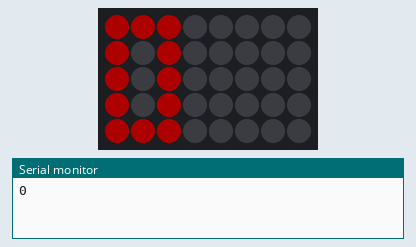
This sketch was run on a simulated Arduino Uno, built with avr-gcc and run on an emulated ATmega328P. Shown: 8×5 RGB LED matrix (first LED top left, wired row by row), the last lines printed to the serial monitor. Dim RGB values are drawn brighter than linear.

Above: at 0.1 s.
At 1.1 s:
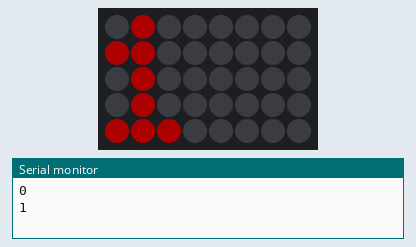
At 2.1 s:
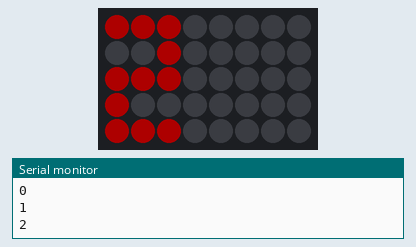
At 5.1 s:
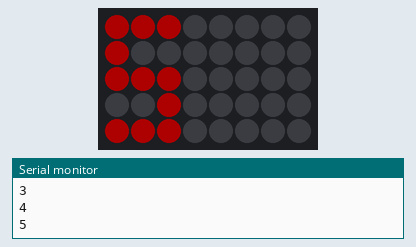
At 7.2 s:
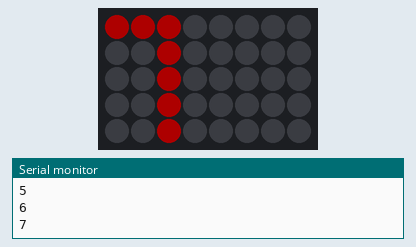
At 9.2 s:
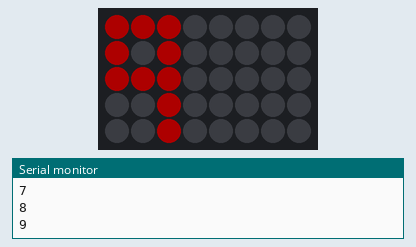

The sketch:

fontExploration_V3.ino
```cpp
//sketch to explore custom bitmap development
//counts 0 - 9 to test bitmap appearance
//requires the creation of bitmaps for each character
//put BitmapData.h text into another tab

//uses a switch case statement to display each bitmap
//using bitmap creation as explained at https://learn.adafruit.com/steampunk-cameo-necklace

//written for Arduino Uno and a NeoPixel Shield by David Crittenden 2/21

// MATRIX DECLARATION:
// Parameter 1 = width of NeoPixel matrix
// Parameter 2 = height of matrix
// Parameter 3 = pin number (most are valid)
// Parameter 4 = matrix layout flags, add together as needed:
//   NEO_MATRIX_TOP, NEO_MATRIX_BOTTOM, NEO_MATRIX_LEFT, NEO_MATRIX_RIGHT:
//     Position of the FIRST LED in the matrix; pick two, e.g.
//     NEO_MATRIX_TOP + NEO_MATRIX_LEFT for the top-left corner.
//   NEO_MATRIX_ROWS, NEO_MATRIX_COLUMNS: LEDs are arranged in horizontal
//     rows or in vertical columns, respectively; pick one or the other.
//   NEO_MATRIX_PROGRESSIVE, NEO_MATRIX_ZIGZAG: all rows/columns proceed
//     in the same order, or alternate lines reverse direction; pick one.
//   See example below for these values in action.
// Parameter 5 = pixel type flags, add together as needed:
//   NEO_KHZ800  800 KHz bitstream (most NeoPixel products w/WS2812 LEDs)
//   NEO_KHZ400  400 KHz (classic 'v1' (not v2) FLORA pixels, WS2811 drivers)
//   NEO_GRB     Pixels are wired for GRB bitstream (most NeoPixel products)
//   NEO_GRBW    Pixels are wired for GRBW bitstream (RGB+W NeoPixel products)
//   NEO_RGB     Pixels are wired for RGB bitstream (v1 FLORA pixels, not v2)

#include <Adafruit_GFX.h>//graphics library
#include <Adafruit_NeoMatrix.h>//matrix library
#include <Adafruit_NeoPixel.h>//NeoPixel library

#include "bitmapData.h"//stores bitmap data in other tab
#include <avr/pgmspace.h> //stores the bitmaps in program memory

int PIN = 6;//NeoPixels are on pin 6

//matrix for Noelle:
/*Adafruit_NeoMatrix matrix = Adafruit_NeoMatrix(17, 5, PIN,
                            NEO_MATRIX_TOP     + NEO_MATRIX_LEFT +
                            NEO_MATRIX_COLUMNS + NEO_MATRIX_ZIGZAG,
                            NEO_GRB            + NEO_KHZ800);*/

//my test matrix arduino sheild:
Adafruit_NeoMatrix matrix(8, 5, PIN,
                          NEO_MATRIX_TOP      + NEO_MATRIX_LEFT +
                          NEO_MATRIX_ROWS     + NEO_MATRIX_PROGRESSIVE,
                          NEO_GRB             + NEO_KHZ800);

int wait = 1000;//amount to wait between number counting

void setup()
{
  Serial.begin(9600);
  matrix.begin();
  matrix.setBrightness(50);
  matrix.show();
}

void loop()
{
  for (int i = 0; i < 10; i++)
  {
    switch (i)
    {
      case 0:
        matrix.drawBitmap(0, 0, zero, 4, 5, (matrix.Color(255, 0, 0)));
        break;

      case 1:
        matrix.drawBitmap(0, 0, one, 4, 5, (matrix.Color(255, 0, 0)));
        break;

      case 2:
        matrix.drawBitmap(0, 0, two, 4, 5, (matrix.Color(255, 0, 0)));
        break;

      case 3:
        matrix.drawBitmap(0, 0, three, 4, 5, (matrix.Color(255, 0, 0)));
        break;

      case 4:
        matrix.drawBitmap(0, 0, four, 4, 5, (matrix.Color(255, 0, 0)));
        break;

      case 5:
        matrix.drawBitmap(0, 0, five, 4, 5, (matrix.Color(255, 0, 0)));
        break;

      case 6:
        matrix.drawBitmap(0, 0, six, 4, 5, (matrix.Color(255, 0, 0)));
        break;

      case 7:
        matrix.drawBitmap(0, 0, seven, 4, 5, (matrix.Color(255, 0, 0)));
        break;

      case 8:
        matrix.drawBitmap(0, 0, eight, 4, 5, (matrix.Color(255, 0, 0)));
        break;

      case 9:
        matrix.drawBitmap(0, 0, nine, 4, 5, (matrix.Color(255, 0, 0)));
        break;
    }
    matrix.show();
    Serial.println(i);
    delay(wait);
    matrix.clear();//black out all the pixels
    matrix.show();
  }
}
```

BitmapData.h
```cpp
#ifndef BITMAPDATA_H
#define BITMAPDATA_H

////////////////////////////////////////////////////////////////////////////////////////////////
//Bitmap info
//Bitmaps are 4 x 5 unless specified

static const uint8_t zero[] PROGMEM =
{
  0xe0,
  0xa0,
  0xa0,
  0xa0,
  0xe0
};

static const uint8_t one[] PROGMEM =
{
  0x40,
  0xc0,
  0x40,
  0x40,
  0xe0
};

static const uint8_t two[] PROGMEM =
{
  0xe0,
  0x20,
  0xe0,
  0x80,
  0xe0
};

static const uint8_t three[] PROGMEM =
{
  0xe0,
  0x20,
  0x60,
  0x20,
  0xe0
};

static const uint8_t four[] PROGMEM =
{
  0xa0,
  0xa0,
  0xe0,
  0x20,
  0x20
};

static const uint8_t five[] PROGMEM =
{
  0xe0,
  0x80,
  0xe0,
  0x20,
  0xe0
};

static const uint8_t six[] PROGMEM =
{
  0xe0,
  0x80,
  0xe0,
  0xa0,
  0xe0
};

static const uint8_t seven[] PROGMEM =
{
  0xe0,
  0x20,
  0x20,
  0x20,
  0x20
};

static const uint8_t eight[] PROGMEM =
{
  0xe0,
  0xa0,
  0xe0,
  0xa0,
  0xe0
};

static const uint8_t nine[] PROGMEM =
{
  0xe0,
  0xa0,
  0xe0,
  0x20,
  0x20
};

#endif
```

Measured:
- by itself, everything shown: repeats every 10.1 s, in 11 steps
- what the display in image 1 shows lasts 1.0 s, from 1.0 s to 2.0 s
